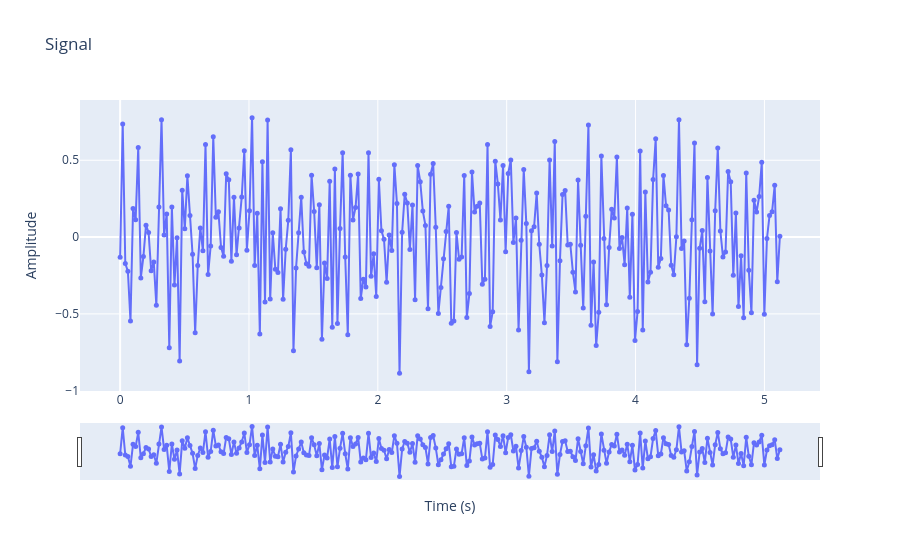

The code cell stored with this chart in its notebook:
### Markdown cell above
### Plot original signal

### Code cell
# Create a time vector
sample_count = len(signal)
t = np.linspace(0, sample_count/sample_rate, sample_count)

import plotly.graph_objects as go

fig = go.Figure(
    data=go.Scatter(
        x=t,
        y=signal,
        mode='lines+markers',
        name='Signal',
        marker=dict(size=5)
    )
)

fig.update_layout(
    title='Signal',
    xaxis_title='Time (s)',
    yaxis_title='Amplitude',
    xaxis=dict(rangeslider=dict(visible=True)),
    hovermode='x unified'
)

fig.show()

### Figure 1 — Plotly figure (JSON) as saved in the notebook; plotly's stock layout.template omitted (floating-point values rounded to 4 significant figures; data arrays with more than 128 entries replaced by an {"elided": "..."} marker saying what was removed)
{"data": [{"marker": {"size": 5}, "mode": "lines+markers", "name": "Signal", "type": "scatter", "x": {"elided": "256 float values"}, "y": {"elided": "256 float values"}}], "layout": {"hovermode": "x unified", "title": {"text": "Signal"}, "xaxis": {"rangeslider": {"visible": true}, "title": {"text": "Time (s)"}}, "yaxis": {"title": {"text": "Amplitude"}}}}
